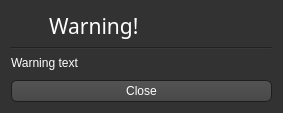
<?xml version="1.0" encoding="UTF-8"?>
<ui version="4.0">
 <class>Success</class>
 <widget class="QDialog" name="Success">
  <property name="geometry">
   <rect>
    <x>0</x>
    <y>0</y>
    <width>283</width>
    <height>113</height>
   </rect>
  </property>
  <property name="windowTitle">
   <string>Wii Music Editor Plus</string>
  </property>
  <property name="styleSheet">
   <string notr="true">QToolTip
{
     border: 1px solid black;
     background-color: #ffa02f;
     padding: 1px;
     border-radius: 3px;
     opacity: 100;
}

QWidget
{
    color: white;
    background-color: #323232;
}

QWidget:item:hover
{
    background-color: QLinearGradient( x1: 0, y1: 0, x2: 0, y2: 1, stop: 0 #ffa02f, stop: 1 #ca0619);
    color: #000000;
}

QWidget:item:selected
{
    background-color: QLinearGradient( x1: 0, y1: 0, x2: 0, y2: 1, stop: 0 #ffa02f, stop: 1 #d7801a);
}

QMenuBar
{
	background: #242424;
}

QMenuBar::item
{
    background: transparent;
}

QMenuBar::item:selected
{
    background: transparent;
    border: 1px solid #ffaa00;
}

QMenuBar::item:pressed
{
    background: #444;
    border: 1px solid #000;
    background-color: QLinearGradient(
        x1:0, y1:0,
        x2:0, y2:1,
        stop:1 #212121,
        stop:0.4 #343434/*,
        stop:0.2 #343434,
        stop:0.1 #ffaa00*/
    );
    margin-bottom:-1px;
    padding-bottom:1px;
}

QMenu
{
    border: 1px solid #000;
}

QMenu::item
{
    padding: 2px 20px 2px 20px;
}

QMenu::item:selected
{
    color: #000000;
}

QWidget:disabled
{
    color: #404040;
    background-color: #323232;
}

QLineEdit
{
    background-color: QLinearGradient( x1: 0, y1: 0, x2: 0, y2: 1, stop: 0 #4d4d4d, stop: 0 #646464, stop: 1 #5d5d5d);
    padding: 1px;
    border-style: solid;
    border: 1px solid #1e1e1e;
    border-radius: 5;
}

QSpinBox
{
    background-color: QLinearGradient( x1: 0, y1: 0, x2: 0, y2: 1, stop: 0 #4d4d4d, stop: 0 #646464, stop: 1 #5d5d5d);
    padding: 1px;
    border-style: solid;
    border: 1px solid #1e1e1e;
    border-radius: 5;
}

QPushButton
{
    color: white;
    background-color: QLinearGradient( x1: 0, y1: 0, x2: 0, y2: 1, stop: 0 #565656, stop: 0.1 #525252, stop: 0.5 #4e4e4e, stop: 0.9 #4a4a4a, stop: 1 #464646);
    border-width: 1px;
    border-color: #1e1e1e;
    border-style: solid;
    border-radius: 6;
    padding: 3px;
    padding-left: 5px;
    padding-right: 5px;
}

QPushButton:pressed
{
    background-color: QLinearGradient( x1: 0, y1: 0, x2: 0, y2: 1, stop: 0 #2d2d2d, stop: 0.1 #2b2b2b, stop: 0.5 #292929, stop: 0.9 #282828, stop: 1 #252525);
}

QComboBox
{
    selection-background-color: #ffaa00;
    background-color: QLinearGradient( x1: 0, y1: 0, x2: 0, y2: 1, stop: 0 #565656, stop: 0.1 #525252, stop: 0.5 #4e4e4e, stop: 0.9 #4a4a4a, stop: 1 #464646);
    border-style: solid;
    border: 1px solid #1e1e1e;
    border-radius: 5;
	padding-left: 4px;
}

QComboBox:hover,QPushButton:hover
{
    border: 2px solid QLinearGradient( x1: 0, y1: 0, x2: 0, y2: 1, stop: 0 #ffa02f, stop: 1 #d7801a);
}


QComboBox:on
{
    background-color: QLinearGradient( x1: 0, y1: 0, x2: 0, y2: 1, stop: 0 #2d2d2d, stop: 0.1 #2b2b2b, stop: 0.5 #292929, stop: 0.9 #282828, stop: 1 #252525);
    selection-background-color: #ffaa00;
}

QComboBox QAbstractItemView
{
    border: 2px solid darkgray;
    selection-background-color: QLinearGradient( x1: 0, y1: 0, x2: 0, y2: 1, stop: 0 #ffa02f, stop: 1 #d7801a);
}

QComboBox::drop-down
{
     subcontrol-origin: padding;
     subcontrol-position: top right;
     width: 15px;

     border-left-width: 0px;
     border-left-color: darkgray;
     border-left-style: solid; /* just a single line */
     border-top-right-radius: 3px; /* same radius as the QComboBox */
     border-bottom-right-radius: 3px;
 }

QComboBox::down-arrow
{
     image: url(:images/images/down_arrow.png);
}

QGroupBox:focus
{
border: 2px solid QLinearGradient( x1: 0, y1: 0, x2: 0, y2: 1, stop: 0 #ffa02f, stop: 1 #d7801a);
}

QTextEdit:focus
{
    border: 2px solid QLinearGradient( x1: 0, y1: 0, x2: 0, y2: 1, stop: 0 #ffa02f, stop: 1 #d7801a);
}

QScrollBar:horizontal {
     border: 1px solid #222222;
     background: QLinearGradient( x1: 0, y1: 0, x2: 0, y2: 1, stop: 0.0 #121212, stop: 0.2 #282828, stop: 1 #484848);
     height: 7px;
     margin: 0px 16px 0 16px;
}

QScrollBar::handle:horizontal
{
      background: QLinearGradient( x1: 0, y1: 0, x2: 1, y2: 0, stop: 0 #ffa02f, stop: 0.5 #d7801a, stop: 1 #ffa02f);
      min-height: 20px;
      border-radius: 2px;
}

QScrollBar::add-line:horizontal {
      border: 1px solid #1b1b19;
      border-radius: 2px;
      background: QLinearGradient( x1: 0, y1: 0, x2: 1, y2: 0, stop: 0 #ffa02f, stop: 1 #d7801a);
      width: 14px;
      subcontrol-position: right;
      subcontrol-origin: margin;
}

QScrollBar::sub-line:horizontal {
      border: 1px solid #1b1b19;
      border-radius: 2px;
      background: QLinearGradient( x1: 0, y1: 0, x2: 1, y2: 0, stop: 0 #ffa02f, stop: 1 #d7801a);
      width: 14px;
     subcontrol-position: left;
     subcontrol-origin: margin;
}

QAbstractItemView
{
    background-color: #121212;
}

QScrollBar::right-arrow:horizontal, QScrollBar::left-arrow:horizontal
{
      border: 1px solid black;
      width: 1px;
      height: 1px;
      background: white;
}

QScrollBar::add-page:horizontal, QScrollBar::sub-page:horizontal
{
      background: none;
}

QScrollBar:vertical
{
      background: QLinearGradient( x1: 0, y1: 0, x2: 1, y2: 0, stop: 0.0 #121212, stop: 0.2 #282828, stop: 1 #484848);
      width: 7px;
      margin: 16px 0 16px 0;
      border: 1px solid #222222;
}

QScrollBar::handle:vertical
{
      background: QLinearGradient( x1: 0, y1: 0, x2: 0, y2: 1, stop: 0 #ffa02f, stop: 0.5 #d7801a, stop: 1 #ffa02f);
      min-height: 20px;
      border-radius: 2px;
}

QScrollBar::add-line:vertical
{
      border: 1px solid #1b1b19;
      border-radius: 2px;
      background: QLinearGradient( x1: 0, y1: 0, x2: 0, y2: 1, stop: 0 #ffa02f, stop: 1 #d7801a);
      height: 14px;
      subcontrol-position: bottom;
      subcontrol-origin: margin;
}

QScrollBar::sub-line:vertical
{
      border: 1px solid #1b1b19;
      border-radius: 2px;
      background: QLinearGradient( x1: 0, y1: 0, x2: 0, y2: 1, stop: 0 #d7801a, stop: 1 #ffa02f);
      height: 14px;
      subcontrol-position: top;
      subcontrol-origin: margin;
}

QScrollBar::up-arrow:vertical, QScrollBar::down-arrow:vertical
{
      border: 1px solid black;
      width: 1px;
      height: 1px;
      background: white;
}


QScrollBar::add-page:vertical, QScrollBar::sub-page:vertical
{
      background: none;
}

QTextEdit
{
    background-color: #242424;
	padding-left: 1px;
}

QPlainTextEdit
{
    background-color: #242424;
}

QHeaderView::section
{
    background-color: QLinearGradient(x1:0, y1:0, x2:0, y2:1, stop:0 #616161, stop: 0.5 #505050, stop: 0.6 #434343, stop:1 #656565);
    color: white;
    padding-left: 4px;
    border: 1px solid #6c6c6c;
}

QCheckBox:disabled
{
color: #414141;
}

QDockWidget::title
{
    text-align: center;
    spacing: 3px; /* spacing between items in the tool bar */
    background-color: QLinearGradient(x1:0, y1:0, x2:0, y2:1, stop:0 #323232, stop: 0.5 #242424, stop:1 #323232);
}

QDockWidget::close-button, QDockWidget::float-button
{
    text-align: center;
    spacing: 1px; /* spacing between items in the tool bar */
    background-color: QLinearGradient(x1:0, y1:0, x2:0, y2:1, stop:0 #323232, stop: 0.5 #242424, stop:1 #323232);
}

QDockWidget::close-button:hover, QDockWidget::float-button:hover
{
    background: #242424;
}

QDockWidget::close-button:pressed, QDockWidget::float-button:pressed
{
    padding: 1px -1px -1px 1px;
}

QMainWindow::separator
{
    background-color: QLinearGradient(x1:0, y1:0, x2:0, y2:1, stop:0 #161616, stop: 0.5 #151515, stop: 0.6 #212121, stop:1 #343434);
    color: white;
    padding-left: 4px;
    border: 1px solid #4c4c4c;
    spacing: 3px; /* spacing between items in the tool bar */
}

QMainWindow::separator:hover
{

    background-color: QLinearGradient(x1:0, y1:0, x2:0, y2:1, stop:0 #d7801a, stop:0.5 #b56c17 stop:1 #ffa02f);
    color: white;
    padding-left: 4px;
    border: 1px solid #6c6c6c;
    spacing: 3px; /* spacing between items in the tool bar */
}

QToolBar::handle
{
     spacing: 3px; /* spacing between items in the tool bar */
     background: url(:images/images/handle.png);
}

QMenu::separator
{
    height: 2px;
    background-color: QLinearGradient(x1:0, y1:0, x2:0, y2:1, stop:0 #161616, stop: 0.5 #151515, stop: 0.6 #212121, stop:1 #343434);
    color: white;
    padding-left: 4px;
    margin-left: 10px;
    margin-right: 5px;
}

QProgressBar
{
    border: 2px solid grey;
    border-radius: 5px;
    text-align: center;
}

QProgressBar::chunk
{
    background-color: #d7801a;
    width: 2.15px;
    margin: 0.5px;
}

QTabBar::tab {
    color: #b1b1b1;
    border: 1px solid #444;
    border-bottom-style: none;
    background-color: #323232;
    padding-left: 10px;
    padding-right: 10px;
    padding-top: 3px;
    padding-bottom: 2px;
    margin-right: -1px;
}

QTabWidget::pane {
    border: 1px solid #444;
    top: 1px;
}

QTabBar::tab:last
{
    margin-right: 0; /* the last selected tab has nothing to overlap with on the right */
    border-top-right-radius: 3px;
}

QTabBar::tab:first:!selected
{
 margin-left: 0px; /* the last selected tab has nothing to overlap with on the right */


    border-top-left-radius: 3px;
}

QTabBar::tab:!selected
{
    color: #b1b1b1;
    border-bottom-style: solid;
    margin-top: 3px;
    background-color: QLinearGradient(x1:0, y1:0, x2:0, y2:1, stop:1 #212121, stop:.4 #343434);
}

QTabBar::tab:selected
{
    border-top-left-radius: 3px;
    border-top-right-radius: 3px;
    margin-bottom: 0px;
}

QTabBar::tab:!selected:hover
{
    /*border-top: 2px solid #ffaa00;
    padding-bottom: 3px;*/
    border-top-left-radius: 3px;
    border-top-right-radius: 3px;
    background-color: QLinearGradient(x1:0, y1:0, x2:0, y2:1, stop:1 #212121, stop:0.4 #343434, stop:0.2 #343434, stop:0.1 #ffaa00);
}

QRadioButton::indicator:checked, QRadioButton::indicator:unchecked{
    color: #b1b1b1;
    background-color: #323232;
    border: 1px solid #b1b1b1;
    border-radius: 6px;
}

QRadioButton::indicator:checked
{
    background-color: qradialgradient(
        cx: 0.5, cy: 0.5,
        fx: 0.5, fy: 0.5,
        radius: 1.0,
        stop: 0.25 #ffaa00,
        stop: 0.3 #323232);
}

QRadioButton::indicator:checked:disabled
{
    background-color: qradialgradient(
        cx: 0.5, cy: 0.5,
        fx: 0.5, fy: 0.5,
        radius: 1.0,
        stop: 0.25 #323232,
        stop: 0.3 #323232);
}

QCheckBox::indicator{
    color: #b1b1b1;
    background-color: #323232;
    border: 1px solid #b1b1b1;
    width: 9px;
    height: 9px;
}

QRadioButton::indicator
{
    border-radius: 6px;
}

QRadioButton::indicator:hover, QCheckBox::indicator:hover
{
    border: 1px solid #ffaa00;
}

QCheckBox::indicator:checked
{
    image:url(:images/images/checkbox.png);
}

QCheckBox::indicator:disabled, QRadioButton::indicator:disabled
{
    border: 1px solid #444;
}</string>
  </property>
  <layout class="QVBoxLayout" name="verticalLayout">
   <item>
    <layout class="QHBoxLayout" name="Title">
     <item>
      <widget class="QLabel" name="CompleteSymbol">
       <property name="maximumSize">
        <size>
         <width>32</width>
         <height>16777215</height>
        </size>
       </property>
       <property name="text">
        <string notr="true">&lt;html&gt;&lt;head/&gt;&lt;body&gt;&lt;p&gt;&lt;img src=&quot;:/images/images/warning.png&quot;/&gt;&lt;/p&gt;&lt;/body&gt;&lt;/html&gt;</string>
       </property>
      </widget>
     </item>
     <item>
      <widget class="QLabel" name="CompleteTitle">
       <property name="font">
        <font>
         <family>Continuum Medium</family>
         <pointsize>16</pointsize>
        </font>
       </property>
       <property name="text">
        <string>Warning!</string>
       </property>
      </widget>
     </item>
    </layout>
   </item>
   <item>
    <widget class="Line" name="line">
     <property name="orientation">
      <enum>Qt::Horizontal</enum>
     </property>
    </widget>
   </item>
   <item>
    <widget class="QLabel" name="WarningText">
     <property name="text">
      <string notr="true">Warning text</string>
     </property>
    </widget>
   </item>
   <item>
    <spacer name="CompleteSpacer">
     <property name="orientation">
      <enum>Qt::Vertical</enum>
     </property>
     <property name="sizeHint" stdset="0">
      <size>
       <width>20</width>
       <height>1</height>
      </size>
     </property>
    </spacer>
   </item>
   <item>
    <widget class="QPushButton" name="CompleteClose">
     <property name="enabled">
      <bool>true</bool>
     </property>
     <property name="text">
      <string>Close</string>
     </property>
    </widget>
   </item>
  </layout>
 </widget>
 <resources>
  <include location="resources.qrc"/>
 </resources>
 <connections/>
</ui>
